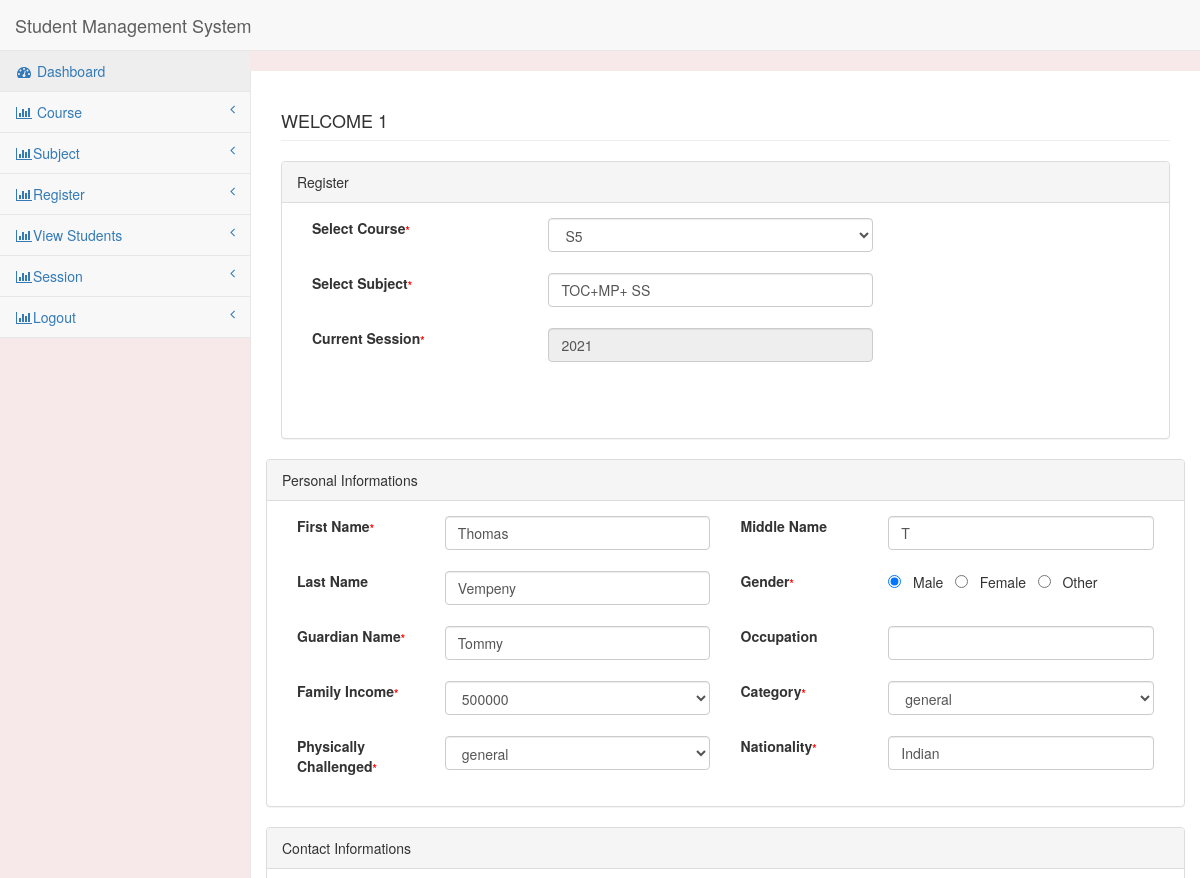
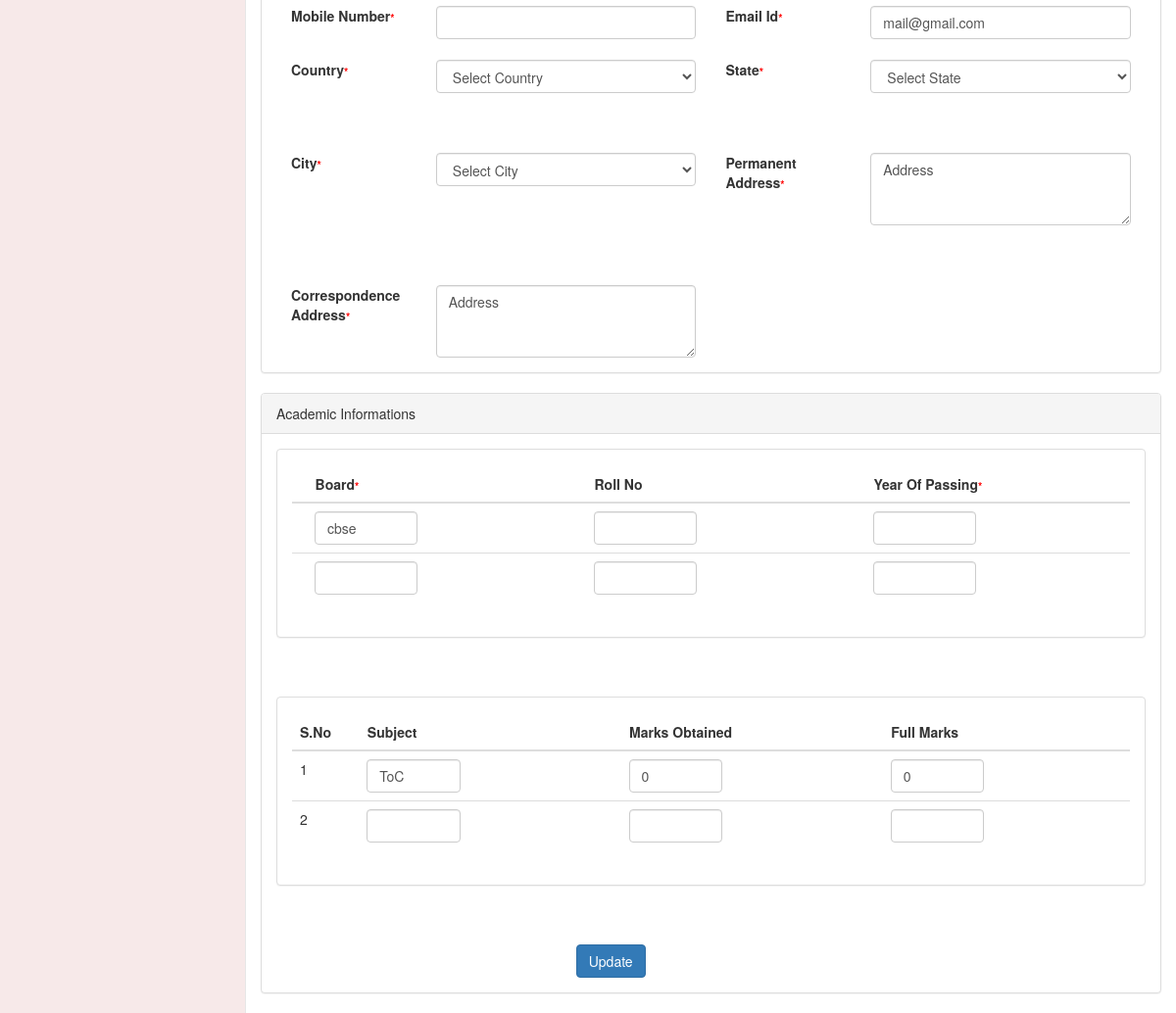
The page /pages/edit-std.php?id=5 (signed in) on the database its author committed (2 pictures, top to bottom).
### tables this page shows
CREATE TABLE `tbl_course` (
  `cid` int(11) NOT NULL,
  `cshort` varchar(250) NOT NULL,
  `cfull` varchar(250) NOT NULL,
  `cdate` varchar(50) NOT NULL
);

CREATE TABLE `registration` (
  `course` varchar(250) NOT NULL,
  `subject` varchar(250) NOT NULL,
  `fname` varchar(250) NOT NULL,
  `mname` varchar(250) NOT NULL,
  `lname` varchar(250) NOT NULL,
  `gender` varchar(50) NOT NULL,
  `gname` varchar(250) NOT NULL,
  `ocp` varchar(50) NOT NULL,
  `income` varchar(250) NOT NULL,
  `category` varchar(250) NOT NULL,
  `pchal` varchar(250) NOT NULL,
  `nationality` varchar(250) NOT NULL,
  `mobno` varchar(50) NOT NULL,
  `emailid` varchar(250) NOT NULL,
  `country` varchar(50) NOT NULL,
  `state` varchar(50) NOT NULL,
  `dist` varchar(50) NOT NULL,
  `padd` text NOT NULL,
  `cadd` text NOT NULL,
  `board` varchar(50) NOT NULL,
  `roll` varchar(50) NOT NULL,
  `pyear` varchar(50) NOT NULL,
  `sub` varchar(250) NOT NULL,
  `marks` bigint(100) NOT NULL,
  `fmarks` bigint(100) NOT NULL,
  `board1` varchar(250) NOT NULL,
  `roll1` varchar(250) NOT NULL,
  `yop1` varchar(250) NOT NULL,
  `sub1` varchar(250) NOT NULL,
  `session` varchar(250) NOT NULL,
  `regdate` timestamp NOT NULL DEFAULT current_timestamp(),
  `marks1` varchar(50) NOT NULL,
  `fmarks1` varchar(50) NOT NULL,
  `regno` varchar(250) NOT NULL,
  `id` int(11) NOT NULL
);

### config/DbFunction.php (called while the page is built, shortened)
<?php
class DbFunction{
function showCourse1($cid){
	$db = Database::getInstance();
	$mysqli = $db->getConnection();
	$query = "SELECT * FROM tbl_course  where cid='".$cid."'";
	$stmt= $mysqli->query($query);
	return $stmt;
}
function showStudents1($id){
	$db = Database::getInstance();
	$mysqli = $db->getConnection();
	$query = "SELECT * FROM registration  where id='".$id."'";
	$stmt= $mysqli->query($query);
	return $stmt;
}
}
?>

### pages/edit-std.php (the view, shortened to what this page needs)
<?php
include('../config/DbFunction.php');
	$obj=new DbFunction();
	$id=$_GET['id'];
    $rs=$obj->showStudents1($id);
    $res=$rs->fetch_object();
	$c=$res->course;
    $cname=$obj->showCourse1($c);
    $res1=$cname->fetch_object();
	$rs1=$obj->showCourse();
	$rs2=$obj->showCountry();
?>
<!DOCTYPE html>
<html lang="en">
<head>
<link href="../bower_components/bootstrap/dist/css/bootstrap.min.css"
	rel="stylesheet">
<link href="../bower_components/metisMenu/dist/metisMenu.min.css"
	rel="stylesheet">
<link href="../dist/css/sb-admin-2.css" rel="stylesheet">
<link href="../bower_components/font-awesome/css/font-awesome.min.css"
	rel="stylesheet" type="text/css">
</head>
<body>
<form method="post" >
	<div id="wrapper">
    <?php include('leftbar.php')?>;
		<div id="page-wrapper">
			<div class="row">
				<div class="col-lg-12">
					<h4 class="page-header"> <?php echo strtoupper("welcome"." ".htmlentities($_SESSION['login']));?></h4>
				</div>
			</div>
			<div class="row">
			<div class="col-lg-12">
			<div class="panel panel-default">
			<div class="panel-heading">Register</div>
			<div class="panel-body">
			<div class="row">
			<div class="col-lg-10">
			<div class="form-group">
		    <div class="col-lg-4">
			<label>Select Course<span id="" style="font-size:11px;color:red">*</span>	</label>
			</div>
			<div class="col-lg-6">
<select class="form-control" name="course-short" id="cshort"  onchange="showSub(this.value)" required="required" >
<option VALUE="<?php echo $res1->cid?>"><?php echo $res1->cshort?></option>
				<?php while($res2=$rs1->fetch_object()){?>
                   <?php if($res2->cid==$res1->cid){
				   continue;
				   }else
				   ?>
					 <option VALUE="<?php echo htmlentities($res2->cid);?>"><?php echo htmlentities($res2->cshort)?></option>
                    <?php }?>   </select>
										</div>
										</div>
								<br><br>
		<div class="form-group">
		<div class="col-lg-4">
		<label>Select Subject<span id="" style="font-size:11px;color:red">*</span></label>
		</div>
		<div class="col-lg-6">
 <input class="form-control" name="c-full"  id="c-full"  value="<?php echo $res->subject;?>">
	</div>
	 </div>
	 <br><br>
			<div class="form-group">
		<div class="col-lg-4">
		<label>Current  Session<span id="" style="font-size:11px;color:red">*</span></label>
		</div>
		<div class="col-lg-6">
	   <input class="form-control" name="session" value="<?php echo htmlentities($res->session);?>" readonly>
	 </div>
	 <br><br>
	</div>
	<br><br>
				</div>
					</div>
							</div>
						</div>
					</div>
			<div class="row">
			<div class="col-lg-12">
			<div class="panel panel-default">
			<div class="panel-heading">Personal Informations</div>
			<div class="panel-body">
			<div class="row">
			<div class="col-lg-12">
			<div class="form-group">
		    <div class="col-lg-2">
			<label>First Name<span id="" style="font-size:11px;color:red">*</span>	</label>
			</div>
			<div class="col-lg-4">
			<input class="form-control" name="fname" value="<?php echo htmlentities($res->fname);?>"required="required">
			</div>
			 <div class="col-lg-2">
			<label>Middle Name</label>
			</div>
			<div class="col-lg-4">
			<input class="form-control" name="mname" value="<?php echo htmlentities($res->mname);?>">
			</div>
			</div>
			<br><br>
		<div class="form-group">
		    <div class="col-lg-2">
			<label>Last Name</label>
			</div>
			<div class="col-lg-4">
			<input class="form-control" name="lname" value="<?php echo htmlentities($res->lname);?>">
			</div>
			 <div class="col-lg-2">
			<label>Gender<span id="" style="font-size:11px;color:red">*</span></label>
			</div>
			<div class="col-lg-4">
			<?php
			if (strcasecmp($res->gender,"Male")==0){?>
		 <input type="radio" name="gender" id="male" value="Male" required="required" checked> &nbsp; Male &nbsp;
		 <?php }else{ ?>
		 <input type="radio" name="gender" id="male" value="Male" required="required"> &nbsp; Male &nbsp;
		 <?php }?>
		 <?php
			if (strcasecmp($res->gender,"female")==0){?>
		 <input type="radio" name="gender" id="female" value="female" checked> &nbsp; Female &nbsp;
		 <?php } else{?>
		 <input type="radio" name="gender" id="female" value="female"> &nbsp; Female &nbsp;
		 <?php }?>
		 <?php
			if (strcasecmp($res->gender,"other")==0){?>
		 <input type="radio" name="gender" id="other" value="other" checked> &nbsp; Other &nbsp;
		 <?php } else{?>
		 <input type="radio" name="gender" id="other" value="other"> &nbsp; Other &nbsp;
		 <?php }?>
			</div>
			</div>
	<br><br>
		     <div class="form-group">
			 <div class="col-lg-2">
			<label>Guardian Name<span id="" style="font-size:11px;color:red">*</span>	</label>
			</div>
			<div class="col-lg-4">
			<input class="form-control" name="gname" required="required"
			value="<?php echo htmlentities($res->gname);?>">
			</div>
			 <div class="col-lg-2">
			<label>Occupation</label>
			</div>
			<div class="col-lg-4">
			<input class="form-control" name="ocp" id="ocp" value="<?php echo htmlentities($res->ocp);?>">
			</div>
			</div>
			<br><br>
		     <div class="form-group">
			 <div class="col-lg-2">
			<label>Family Income<span id="" style="font-size:11px;color:red">*</span></label>
			</div>
			<div class="col-lg-4">
			<select class="form-control" name="income"  id="income"required="required" >
        <option value="<?php echo htmlentities($res->income);?>"><?php echo htmlentities($res->income);?></option>
       </select>
			</div>
			 <div class="col-lg-2">
			<label>Category<span id="" style="font-size:11px;color:red">*</span></label>
			</div>
			<div class="col-lg-4">
			<select class="form-control" name="category"  id="category" required="required" >
        <option value="<?php echo htmlentities($res->category);?>"><?php echo htmlentities($res->category);?></option>
       </select>
			</div>
			</div>
			<br><br>
		     <div class="form-group">
			 <div class="col-lg-2">
			<label>Physically Challenged<span id="" style="font-size:11px;color:red">*</span></label>
			</div>
			<div class="col-lg-4">
			<select class="form-control" name="ph"  id="ph"required="required" >
        <option VALUE="<?php echo htmlentities($res->category);?>"><?php echo htmlentities($res->category);?></option>
       </select>
			</div>
			 <div class="col-lg-2">
			<label>Nationality<span id="" style="font-size:11px;color:red">*</span></label>
			</div>
			<div class="col-lg-4">
			<input class="form-control" name="nation" id="nation" required="required"
			value="<?php echo htmlentities($res->nationality);?>">
			</div>
			</div>
			<br><br>
			</div>
			<br><br>
		</div>
      	</div>
		</div>
		<div class="row">
			<div class="col-lg-12">
			<div class="panel panel-default">
			<div class="panel-heading">Contact Informations</div>
			<div class="panel-body">
			<div class="row">
			<div class="col-lg-12">
			<div class="form-group">
		    <div class="col-lg-2">
			<label>Mobile Number<span id="" style="font-size:11px;color:red">*</span>	</label>
			</div>
			<div class="col-lg-4">
			<input class="form-control" type="number" name="mobno" required="required" maxlength="10"
			   value="<?php echo htmlentities($res->mobno);?>">
			</div>
			 <div class="col-lg-2">
			<label>Email Id<span id="" style="font-size:11px;color:red">*</span></label>
			</div>
			<div class="col-lg-4">
			<input class="form-control"  type="email" name="email" required="required"
			value="<?php echo htmlentities($res->emailid);?>">
			</div>
			</div>
			<br><br>
		<div class="form-group">
		    <div class="col-lg-2">
			<label>Country<span id="" style="font-size:11px;color:red">*</span></label>
			</div>
			<div class="col-lg-4">
			<select class="form-control" name="country" id="country" onchange="showState(this.value)"
			required="required"  value="<?php echo htmlentities($res->country);?>">
<option VALUE="">Select Country</option>
				<?php while($res3=$rs2->fetch_object()){?>
   <option VALUE="<?php echo htmlentities($res3->id);?>"><?php echo htmlentities($res3->name)?></option>
                    <?php }?>   </select>
			</div>
			 <div class="col-lg-2">
			<label>State<span id="" style="font-size:11px;color:red">*</span></label>
			</div>
			<div class="col-lg-4">
 <select name="state" id="state"  class="form-control" onchange="showDist(this.value)" required="required">
        <option value="">Select State</option>
        </select>
			</div>
			</div>
	<br><br><br><br>
		     <div class="form-group">
			 <div class="col-lg-2">
			<label>City<span id="" style="font-size:11px;color:red">*</span>	</label>
			</div>
			<div class="col-lg-4">
           <select name="city" id="dist"  class="form-control" onchange="showDist(this.value)" >
        <option value="">Select City</option>
		</select>
			</div>
			 <div class="col-lg-2">
			<label>Permanent Address<span id="" style="font-size:11px;color:red">*</span></label>
			</div>
			<div class="col-lg-4">
			<textarea class="form-control" rows="3" name="padd"><?php echo htmlentities($res->padd);?></textarea>
			</div>
			</div>
			<br><br><br><br>
			<br><br>
		     <div class="form-group">
			 <div class="col-lg-2">
			<label>Correspondence Address<span id="" style="font-size:11px;color:red">*</span>
			</label>
			</div>
			<div class="col-lg-4">
      <textarea class="form-control" rows="3" name="cadd"><?php echo htmlentities($res->cadd);?></textarea>
			</div>
			 <div class="col-lg-2">
			</div>
			<div class="col-lg-4">
			</div>
			</div>
			<br><br>
			</div>
			<br><br>
		</div>
      	</div>
		</div>
        <div class="row">
			<div class="col-lg-12">
			<div class="panel panel-default">
			<div class="panel-heading">Academic Informations</div>
			<div class="panel-body">
			<div class="row">
			<div class="col-lg-12">
			<div class="form-group">
		    <div class="panel panel-default">
                        <div class="panel-body">
                            <div class="table-responsive">
                                <table class="table">
                                    <thead>
                                        <tr>
                                         <div class="col-lg-6">
			<th>&nbsp;&nbsp;&nbsp;&nbsp;Board<span id="" style="font-size:11px;color:red">*</span>	</label></th>
			</div>
            <div class="col-lg-6">
			<th>&nbsp;&nbsp;&nbsp;&nbsp;Roll No</th>
			</div>
              <div class="col-lg-6">
			 <th>&nbsp;&nbsp;&nbsp;&nbsp;Year Of Passing<span id="" style="font-size:11px;color:red">*</span></th>
			</div>
            </tr>
                                    </thead>
                                    <tbody>
                                        <tr>
                  <td><div class="col-lg-6">
				  <input class="form-control" type="text" name="board1" value="<?php echo htmlentities($res->board);?>">
				  </div></td>
                  <td><div class="col-lg-6">
			<input class="form-control" type="text" name="roll1" value="<?php echo htmlentities($res->roll);?>">
			</div></td>
            <td><div class="col-lg-6">
			<input class="form-control"  type="text" name="pyear1" value="<?php echo htmlentities($res->pyear);?>">
			</div></td>
                  </tr>
              <tr>
                  <td><div class="col-lg-6">
				  <input class="form-control" type="text" name="board2" value="<?php echo htmlentities($res->board1);?>">
				  </div></td>
                  <td><div class="col-lg-6">
			<input class="form-control" type="text" name="roll2" value="<?php echo htmlentities($res->roll1);?>">
			</div></td>
            <td><div class="col-lg-6">
			<input class="form-control"  type="text" name="pyear2" value="<?php echo htmlentities($res->yop1);?>">
			</div></td>
                  </tr>
                                    </tbody>
                                </table>
                            </div>
                    </div>
                </div>
			</div>
			<br><br>
		  </div>
			<br><br>
			<br><br>
			<div class="col-lg-12">
			<div class="form-group">
		    <div class="panel panel-default">
                        <div class="panel-body">
                            <div class="table-responsive">
                                <table class="table">
                                    <thead>
                                        <tr>
                                         <div class="col-lg-6">
			<th>S.No</th>
			</div>
            <div class="col-lg-6">
			<th>&nbsp;&nbsp;&nbsp;&nbsp;Subject</th>
			</div>
              <div class="col-lg-6">
			 <th>&nbsp;&nbsp;&nbsp;&nbsp;Marks Obtained</th>
			</div>
             <div class="col-lg-6">
			   <th>&nbsp;&nbsp;&nbsp;&nbsp;Full Marks</th>
			</div>
                                        </tr>
                                    </thead>
                                    <tbody>
                                        <tr>
                  <td>1</td>
                  <td><div class="col-lg-6">
			<input class="form-control"  type="text" name="sub1" value="<?php echo htmlentities($res->sub);?>">
			</div></td>
                  <td><div class="col-lg-6">
			<input class="form-control"  type="text" name="marks1" value="<?php echo htmlentities($res->marks);?>">
			</div></td>
			                  <td><div class="col-lg-6">
			<input class="form-control"  type="text" name="fmarks1" value="<?php echo htmlentities($res->fmarks);?>">
			</div></td>
                  </tr>
	         <tr>
                  <td>2</td>
                  <td><div class="col-lg-6">
			<input class="form-control"  type="text" name="sub2" value="<?php echo htmlentities($res->sub1);?>">
			</div></td>
                  <td><div class="col-lg-6">
			<input class="form-control"  type="text" name="marks2" value="<?php echo htmlentities($res->marks1);?>">
			</div></td>
			                  <td><div class="col-lg-6">
			<input class="form-control"  type="text" name="fmarks2" value="<?php echo htmlentities($res->fmarks1);?>">
			</div></td>
                  </tr>
                                    </tbody>
                                </table>
                            </div>
                    </div>
                </div>
			</div>
		  </div>
			<br>
	<div class="form-group">
	<div class="col-lg-4">
	</div>
	<div class="col-lg-6"><br><br>
	<input type="submit" class="btn btn-primary" name="submit" value="Update"></button>
	</div>
	</div>
	</div>
	</div>
				</div>
			</div>
		</div>
	</div>
</form>
</body>
</html>

### rows shown on the page
tbl_course: course-short "S5"
registration: c-full "TOC+MP+ SS", session "2021", fname "Thomas", mname "T", lname "Vempeny", gname "Tommy", income "500000", category "general", ph "general", nation "Indian", email "mail@gmail.com", padd "Address", cadd "Address", board1 "cbse", sub1 "ToC", marks1 "0", fmarks1 "0"
